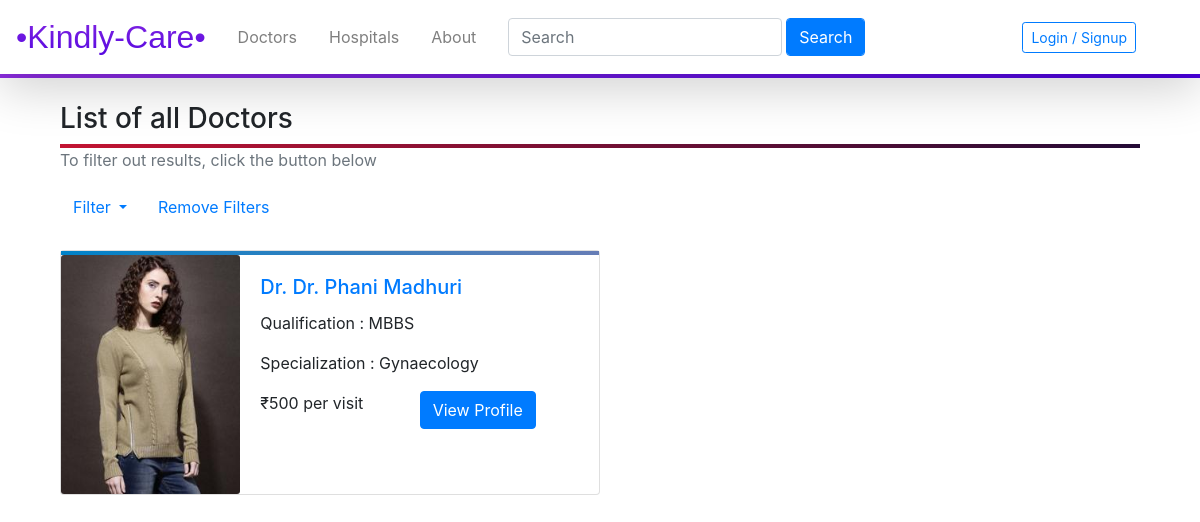
/docs, run on an earlier commit of the app's database.
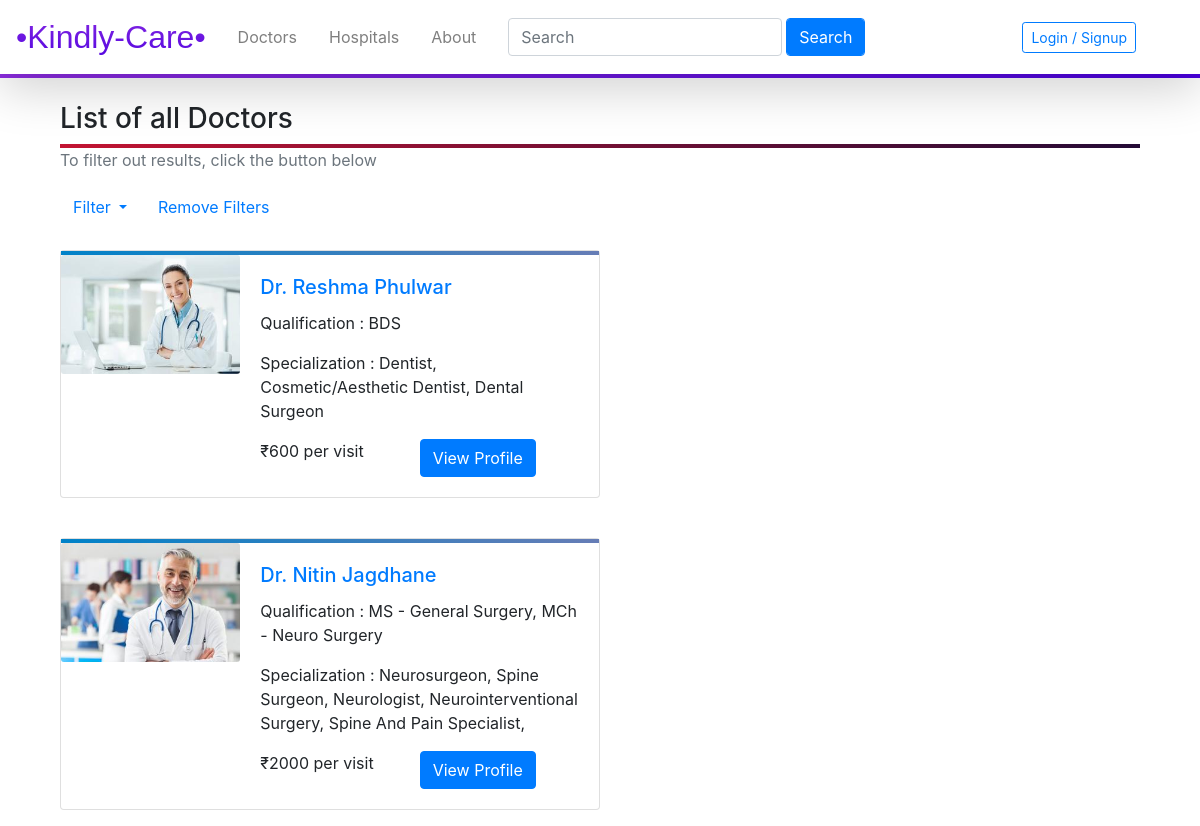
And on a later commit of the database.
### kindlycare/models.py (models this page shows, shortened)
class Doctors(db.Model, UserMixin):
    __tablename__ = 'doctors'
    id = db.Column(db.Integer,primary_key = True)
    name = db.Column(db.String(20),nullable = False)
    password = db.Column(db.String(20))
    email = db.Column(db.String(64),unique = True,index = True)
    qualification = db.Column(db.String(50),nullable = False)
    specialization = db.Column(db.String(140))
    consultation_fees = db.Column(db.Integer, nullable = False)
    profile_image = db.Column(db.String(64),default = 'default_image.jpg')
    experience = db.Column(db.Text,nullable = False)
    contact_number = db.Column(db.String(10),nullable = False)
    description = db.Column(db.Text,nullable = False)
    address_line_1 = db.Column(db.Text,nullable = False,default='India')
    address_line_2 = db.Column(db.Text,nullable = False,default='India')
    address_line_3 = db.Column(db.Text,nullable = False,default='India')
    reviews = db.relationship('Reviews',backref='doctor')
    slots = db.relationship('Slots',backref='doctor')
    appointments = db.relationship('Appointments',backref='doctor')
    hospitals_name = db.relationship('Hospitals',secondary=relate, backref = db.backref('doctor', lazy = True))

### kindlycare/core/views.py (the view)
@core.route('/docs')
def docs():
    if request.method == 'POST':
        opt = request.form.get('options')
        print(opt)  # Value of the Radio Button
        return redirect(url_for('core.filter', opt=opt))
    docs = Doctors.query.all()
    return render_template('home.html', docs=docs)

### kindlycare/templates/home.html (shortened to what this page needs)
{% extends 'base.html' %}
{% block content %}
<br>
<div class="container">
    {% if docs %}
    <h3>List of all Doctors</h3>
    <div style="background-image: linear-gradient(to right,#c31432,#240b36);width: 100%;height: 4px;"></div>
    <p class="text-muted">To filter out results, click the button below</a></p>
    <form method="POST" action="/">
        <div class="dropdown">
            <button class="btn btn-link dropdown-toggle" type="button" id="dropdownMenuButton" data-toggle="dropdown"
                aria-haspopup="true" aria-expanded="false">
                Filter
            </button>
            <a href="{{url_for('core.docs')}}" class="btn btn-link">Remove Filters</a>
        </div>
    </form>
    {% for doc in docs %}
    <br>
    <div class="card mb-3" style="max-width: 540px;">
        <div style="background-image: linear-gradient(to right,#0082c8,#667db6);width: 100%;height: 4px;"></div>
        <div class="row no-gutters">
            <div class="col-md-4">
                <img src="{{url_for('static',filename='profile_pics/'+doc.profile_image)}}" class="card-img" alt="...">
            </div>
            <div class="col-md-8">
                <div class="card-body">
                    <h5 class="card-title text-primary">Dr. {{doc.name}}</h5>
                    <p class="card-text">Qualification : {{doc.qualification}}</p>
                    <p class="card-text">Specialization : {{doc.specialization}}</p>
                    <div class="row no-gutters">
                        <div class="col-md-6">
                            <p class="card-text">₹{{doc.consultation_fees}} per visit</p>
                        </div>
                        <div class="col-md-6">
                            <a href="{{url_for('doctors.viewDoctor',doctor_id=doc.id)}}" class="btn btn-primary">View Profile</a>
                        </div>
                    </div>
                </div>
            </div>
        </div>
    </div>
    {% endfor %}
    {% endif %}
</div>
{% endblock %}

### kindlycare/templates/base.html (shortened to what this page needs)
<!DOCTYPE html>
<html lang="en">
<head>
    <link rel="stylesheet" href="home.css">
    <link rel="stylesheet" href="https://stackpath.bootstrapcdn.com/bootstrap/4.4.1/css/bootstrap.min.css"
>
    <link rel="stylesheet" type="text/css"
        href="https://cdnjs.cloudflare.com/ajax/libs/font-awesome/5.11.2/css/all.css">
</head>
<body>
    <nav class="shadow-lg navbar navbar-expand-lg navbar-light">
        <ul class="navbar-nav">
            <a class="navbar-brand" href="{{url_for('core.home')}}" style="font-family: 'Gill Sans', 'Gill Sans MT', Calibri, 'Trebuchet MS', sans-serif;background: -webkit-linear-gradient(#8E2DE2,#4A00E0); -webkit-background-clip: text;
                -webkit-text-fill-color: transparent;font-size: 2rem;">•Kindly-Care•</a>
        </ul>
        <ul class="navbar-nav">
            <li class="nav-item"><a href="{{url_for('core.docs')}}" class="nav-link ml-2 mr-2">Doctors</a></li>
            <li class="nav-item"><a href="{{url_for('core.hosps')}}" class="nav-link ml-2 mr-2">Hospitals</a></li>
            <li class="nav-item"><a href="about" class="nav-link ml-2 mr-4">About</a></li>
            <form class="form-inline" method='GET' action="search">
                <input type="text" class="form-control ml-auto" name="query" placeholder="Search">
                <input type="submit" class="btn btn-primary form-control ml-1 mr-1" value="Search">
            </form>
        </ul>
        <ul class="navbar-nav ml-auto mr-5">
            {%if current_user.is_authenticated%}
            <li class="nav-item dropdown">
                <a class="nav-link dropdown-toggle" href="#" id="navbarDropdown" role="button" data-toggle="dropdown"
                    aria-haspopup="true" aria-expanded="false">
                    {{current_user.name}}
                </a>
                <div class="dropdown-menu" aria-labelledby="navbarDropdown">
                    <a class="dropdown-item" href="{{url_for('doctors.appointments')}}">My Appointments</a>
                    <a class="dropdown-item" href="{{url_for('doctors.view_feedbacks')}}">My Feedback</a>
                    <a class="dropdown-item" href="{{url_for('doctors.update_doctor')}}">View/Update Profile</a>
                    <div class="dropdown-divider"></div>
                    <a class="dropdown-item" href="{{url_for('doctors.logout')}}">Log Out</a>
                </div>
            </li>
            {%else%}
            <li class="nav-item"><a class="btn btn-sm btn-outline-primary" href="{{url_for('doctors.register')}}"> Login
                    /
                    Signup </a></li>
            {%endif%}
        </ul>
    </nav>
    <div style="background-image: linear-gradient(to right,#8E2DE2,#4A00E0);width: 100%;height: 4px;"></div>
    <div class="container">
        {% block content %}
        {% endblock %}
    </div>
</body>
</html>

### kindlycare/templates/base.html (style rules this page uses)
html { scroll-behavior: smooth; }

What changed in the data, as far as the page shows it:
changed Doctors: profile_image: a different picture; name "Dr. Phani Madhuri" → "Reshma Phulwar"; qualification "MBBS" → "BDS"; specialization "Gynaecology" → "Dentist, Cosmetic/Aesthetic Dentist, Dental Surgeon"; consultation_fees "500" → "600"
added Doctors: profile_image (picture), name "Nitin Jagdhane", qualification "MS - General Surgery, MCh - Neuro Surgery", specialization "Neurosurgeon, Spine Surgeon, Neurologist, Neurointerventional Surgery, Spine And Pain Specialist,", consultation_fees "2000"
